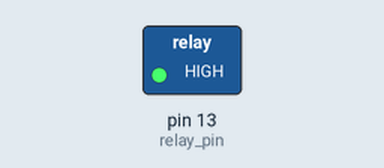
Recording of a sketch running on a simulated Arduino Uno, built with avr-gcc and run on an emulated ATmega328P. On the bench: switched loads named in the sketch (green lamp = pin HIGH). What the sketch prints to the serial monitor is not drawn.

Above: at 0.1 s.
At 8.1 s:
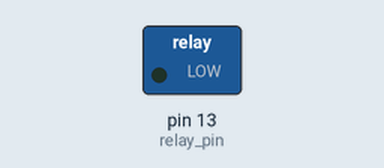
Timing chart, 0 to 9.6 s (numbered marks = the images above):
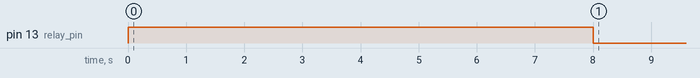

The sketch:

Irrigation.ino
```cpp
/*
  Arduino Irrigation System
 Manuel Zaforas

 */

// CONSTANTS
int relay_pin = 13;
int period = 3 * 60 * 60; // every hour (in seconds)
int irrigation_time = 8000; // ms


int countdown;

void setup() {
  pinMode(relay_pin, OUTPUT);
  Serial.begin(9600);
  countdown = 0;
}

void loop() {
  Serial.println(countdown);
  if (countdown == 0) {
    digitalWrite(relay_pin, HIGH);
    delay(irrigation_time);
    digitalWrite(relay_pin, LOW);
    countdown = period;
  }
  countdown--;
  delay(1000);
}
```

Measured:
- by itself, pin 13 (relay_pin): LOW → HIGH at 0.00 s, → LOW 8.0 s later
